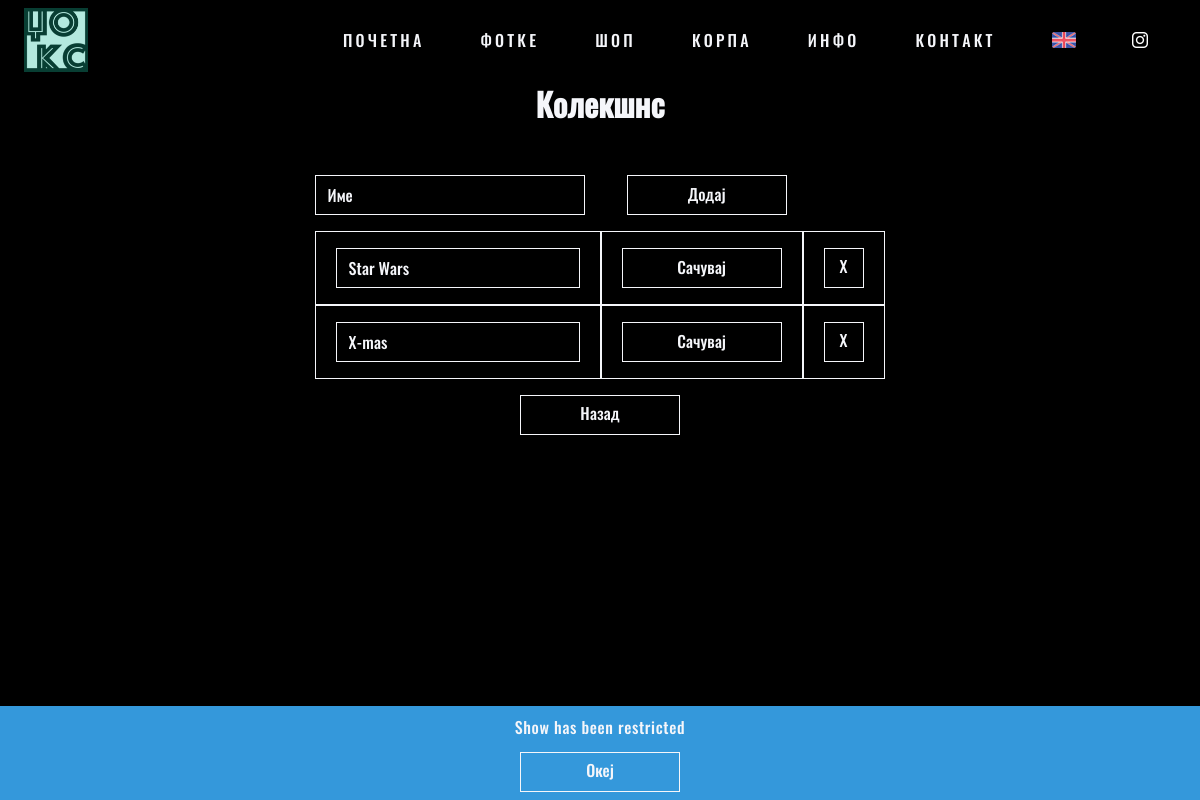
The app's page /pages/manage?type=0 (signed in) with its own data.
### tables this page shows
CREATE TABLE `notifications` (
  `id` int(11) NOT NULL,
  `key` varchar(50) NOT NULL,
  `message` text NOT NULL
);

CREATE TABLE `collections` (
  `id` int(11) NOT NULL,
  `name` varchar(255) NOT NULL
);

### logic/config.php (called while the page is built, shortened)
<?php
	$page = basename($_SERVER["SCRIPT_FILENAME"], '.php');
	$store_instagram = "dzoks_official";
    require("../logic/get_lang.php");
?>

### logic/get_lang.php (called while the page is built, shortened)
<?php
    $lang_found = false;
    if(!$lang_found) {
        $lang = "rs";
    }
?>

### ui/manage_collections.php (the view, shortened to what this page needs)
<h1><?php echo $string["manage"]["collections"]; ?></h1>
<table>
	<tr>
		<form action="../actions/collection_add" method="POST">
    		<td class="no-border"><input name="name" type="text" size="30" placeholder="<?php echo $string['manage']['name']; ?>" required/></td>
        	<td class="no-border"><input class="button" type="submit" value="<?php echo $string['manage']['add']; ?>"/></td>
		</form>
	<tr>
	<?php
		$cmd = "SELECT * FROM collections";
		$result = mysqli_query($connect, $cmd);
		while($row = mysqli_fetch_array($result)) {
			echo '<tr>';
			echo '<form action="../actions/collection_update" method="POST">';
			echo '<td><input type="text" name="name" placeholder="' . $string['manage']['name'] . '" value="' . $row['name'] . '" /></td>';
			echo '<td><input type="submit" class="button" value="' . $string['manage']['save'] . '"/></td>';
			echo '<td><a class="button button-shrink" href="../actions/collection_remove.php?id=' . $row['id'] . '">X</a></td>';
			echo '</form>';
			echo '</tr>';
		}
	?>
</table>

### ui/header.php
<header>
    <div id="wrap">
        <a href="home.php" class="shake shake-basic shake-constant">
			<img id="logo-small" src="../img/logo.png"/>
			<div class="tint"></div>
		</a>
        <nav id="nav">
            <ul>
                <?php
                    $items = ["home", "gallery", "shop", "cart", "info", "contact"];
                    foreach($items as $item) {
                        echo '<li><a href="../pages/' . $item .'" class="';
						echo 'shake shake-basic shake-hover';
                        if(strcmp($item, $page) == 0) {
                        	echo ' selected';
                        }
                        echo '">' . $string["header"][$item] . '</a></li>';
                    }
                ?>
                    <li>
                        <?php
                            if(strcmp($lang, "en") == 0) {
                                echo '<a href="../logic/set_lang.php?lang=rs&page=' . $page . '"><img class="header-icon" src="../img/rs.png" /></a>';
                            }else if(strcmp($lang, "rs") == 0) {
                                echo '<a href="../logic/set_lang.php?lang=en&page=' . $page . '"><img class="header-icon" src="../img/en.png" /></a>';
                            }
                        ?>
                    </li>
                    <li>
                        <a href="https://www.instagram.com/<?php echo $store_instagram; ?>/">
                            <img class="header-icon" src="../img/instagram.png">
                        </a>
                    </li>
            </ul>
        </nav>
    </div>
</header>
<?php
	if(isset($_SESSION['error'])) {
		echo '<div class="status status-error"><p>' . $_SESSION['error'] . '</p></div>';
		unset($_SESSION['error']);
	}else if(isset($_SESSION['success'])) {
		echo '<div class="status status-success"><p>' . $_SESSION['success'] . '</p></div>';
		unset($_SESSION['success']);
	}else if(isset($_SESSION['order'])) {
		echo '<div class="status status-order">';
		echo '<p>' . $_SESSION['order'] . '</p>';
		echo '<img src="../img/ordered.gif" />';
		echo '</div>';
		unset($_SESSION['order']);
	}else if(!isset($_SESSION['cookies_accepted'])) {
		echo '<div class="status status-alert">';
		echo '<p>' . $string['status']['cookiesAlert'] . '</p>';
		echo '<a class="button center notifyButton" myKey="cookies_accepted" myValue="true">' . $string['header']['ok'] . '</a>';
		echo '</div>';
	}
	$cmd = "SELECT * FROM notifications";
	$result = mysqli_query($connect, $cmd);
	while($notify = mysqli_fetch_array($result)) {
		if(!isset($_SESSION[$notify['key']])) {
			echo '<div class="status status-notify">';
			echo '<p>' . $notify['message'] . '</p>';
			echo '<a class="button center notifyButton" myKey="' . $notify['key'] . '" myValue="1">' . $string['header']['ok'] . '</a>';
			echo '</div>';
		}
	}
?>

### css/main.css (style rules this page uses)
:root { --color-dark: #000; --color-light: #f5f6fa; }
*, *:after, *:before { margin: 0; padding: 0; -webkit-box-sizing: border-box; -moz-box-sizing: border-box; box-sizing: border-box; }
body, html { width: 100%; max-height: 100% !important; padding: 0; margin: 0; background-color: var(--color-dark); color: var(--color-light); }
body, input, textarea, select { font-family: 'Oswald', sans-serif; }
p { font-size: 1em; line-height: 26px; font-weight: 300; letter-spacing: 0.6px; }
a { color: var(--color-light); outline: none; text-decoration: none !important; transition: 500ms ease; -moz-transition: 500ms ease; -webkit-transition: 500ms ease; -ms-transition: 500ms ease; -o-transition: 500ms ease; border-bottom: 0; padding-bottom: 0.3em; }
h1 { font-size: 2em; text-align: center; margin-top: 1em; margin-bottom: 1em; }
form { margin: 0 auto; width: 50%; overflow: hidden; }
input, textarea, label span, select { background-color: transparent; width: 100%; max-width: 100%; height: 2.5em; margin-bottom: 1em; padding-left: 0.7em; border: 1px solid var(--color-light); border-radius: 1px; font-size: 1em; font-weight: 300; transition: 500ms ease; -moz-transition: 500ms ease; -webkit-transition: 500ms ease; -ms-transition: 500ms ease; -o-transition: 500ms ease; -webkit-appearance: none; -webkit-border-radius: 0; border-radius: 0; display: inline-block; color: var(--color-light); opacity: 1; }
.button { float: right; text-align: center; display: block; width: 10em; height: 2.5em; line-height: 2.2em; color: var(--color-light); border: 1px solid var(--color-light); background-color: transparent; padding : 0 !important; transition: 500ms ease; -moz-transition: 500ms ease; -webkit-transition: 500ms ease; -ms-transition: 500ms ease; -o-transition: 500ms ease; }
.button-shrink { width: 2.5em; }
.center, .center-both { float: none; margin: 0 auto; text-align: center; }

### css/header.css (style rules this page uses)
header, .status { position: fixed; width: 100%; height: 5em; z-index: 100; top: 0; margin: 0; padding: 0 1.5em; }
header { background-color: transparent; -webkit-transition: all 0.5s ease; -moz-transition: all 0.5s ease; -o-transition: all 0.5s ease; transition: all 0.5s ease; }
.status { position: fixed; top: auto; bottom: 0; height: auto; text-align: center; }
.status-notify { background: #3498db; }
.status-alert { background: var(--color-dark); }
.status p { padding-top: 0.5em; padding-bottom: 0.75em; font-size: 1em; margin: 0; }
.status .button { margin-bottom: 0.5em; }
#nav { float: right; }
#nav ul li a { display: block; letter-spacing: 0.2em; text-transform: uppercase; border-bottom: 0; padding-bottom: 0; }
#nav ul li { margin: 1.75em; float: left; list-style: none; }
#logo-small, .tint { display: block; width: 4em; height: 4em; margin: 0.5em auto; float: left; position: absolute; }
.header-icon { height: 1em; margin-top: 0.25em; }
.status { opacity: 0; -moz-transition: 500ms ease-in-out; -webkit-transition: 500ms ease-in-out; -ms-transition: 500ms ease-in-out; -o-transition: 500ms ease-in-out; }
.status.open { opacity: 1; }

### css/shake.css (style rules this page uses)
.shake,.shake-little,.shake-slow,.shake-hard,.shake-horizontal,.shake-vertical,.shake-rotate,.shake-opacity,.shake-crazy,.shake-chunk { display:inline-block;transform-origin:center center }
.shake:hover,.shake-trigger:hover .shake,.shake.shake-freeze,.shake.shake-constant { animation-name:shake;animation-duration:100ms;animation-timing-function:ease-in-out;animation-iteration-count:infinite }

### css/manage.css (style rules this page uses)
table { width: auto; margin: 0 auto; border-collapse: separate; border-spacing: 0; margin-bottom: 1em; }
td { padding: 0 20px; height: 45px; text-align: center; border: 1px solid var(--color-light); }
td > form, td > input, td > select, td > textarea, td > .button { margin: 1em auto; }
.no-border { border: none; padding: 0; margin: 0; padding-right: 1em; }

### records on screen
notifications: message "Show has been restricted"
collections: name "Star Wars"
collections: name "X-mas"

### other values on screen
$string["header"][$item] "ПОЧЕТНА"
$string["header"][$item] "ФОТКЕ"
$string["header"][$item] "ШОП"
$string["header"][$item] "КОРПА"
$string["header"][$item] "ИНФО"
$string["header"][$item] "КОНТАКТ"
$string["manage"]["collections"] "Колекшнс"
$string['manage']['back'] "Назад"
